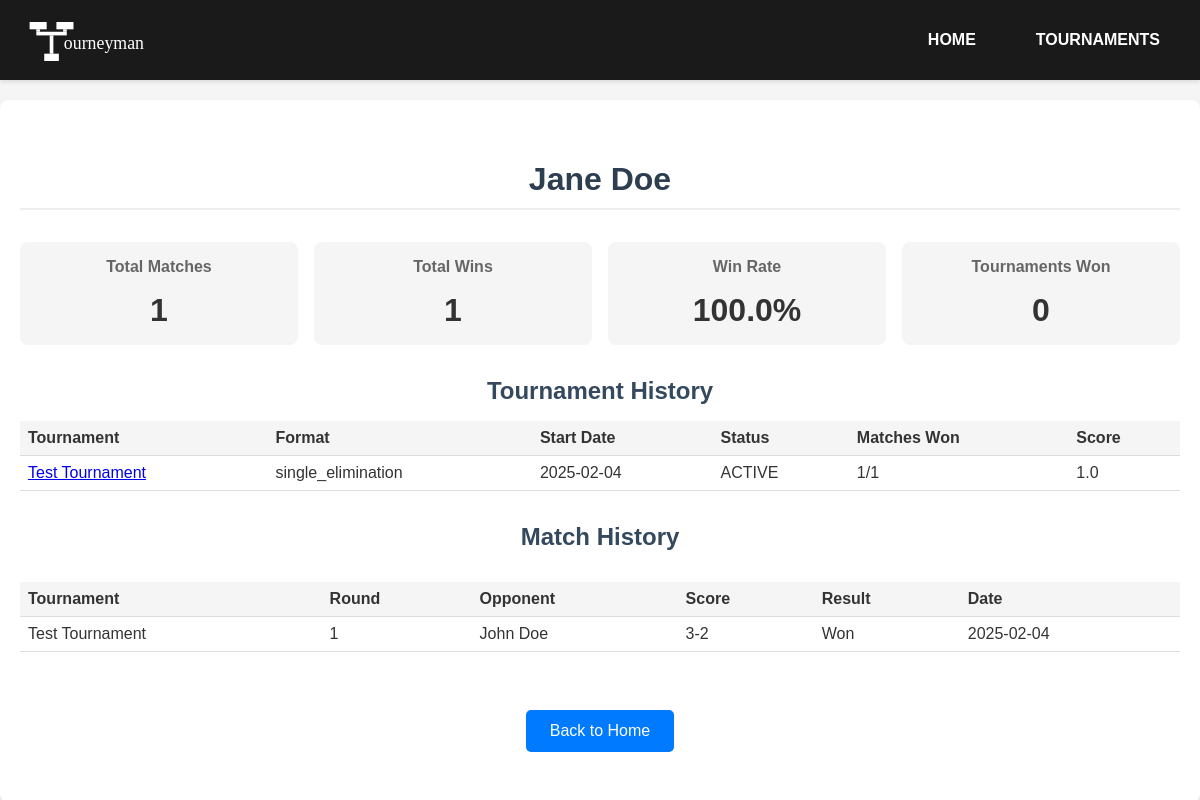
Page /player/Jane Doe on the committed database.
### app.py (models this page shows, shortened)
class Tournament(db.Model):
    id = db.Column(db.Integer, primary_key=True)
    tournament_id = db.Column(db.Integer, nullable=False, unique=True)
    name = db.Column(db.String(100), nullable=False)
    tFormat = db.Column(db.String(80), nullable=False)
    status = db.Column(db.String(20), nullable=False, default='PENDING')  # PENDING, ACTIVE, COMPLETED
    start_date = db.Column(db.DateTime, nullable=False)
    end_date = db.Column(db.DateTime, nullable=True)
    current_winners_round = db.Column(db.Integer, default=1)
    current_losers_round = db.Column(db.Integer, default=0)  # 0 means no losers bracket yet
    current_round = db.Column(db.Integer, default=1)  # For non-bracket formats
    contestants = db.relationship('Contestant', backref='tournament', lazy=True)
    matches = db.relationship('MatchResult', backref='tournament', lazy=True)

class Contestant(db.Model):
    id = db.Column(db.Integer, primary_key=True)
    player = db.Column(db.String(80), nullable=False)
    seed = db.Column(db.Integer, nullable=True)
    tournament_id = db.Column(db.Integer, db.ForeignKey('tournament.tournament_id'), nullable=False)
    score = db.Column(db.Float, default=0.0)
    matches_played = db.Column(db.Integer, default=0)
    matches_won = db.Column(db.Integer, default=0)
    matches_drawn = db.Column(db.Integer, default=0)  # For Swiss/Round Robin
    losses = db.Column(db.Integer, default=0)
    active = db.Column(db.Boolean, default=True)
    status = db.Column(db.String(20), nullable=True)  # Nullable for non-bracket formats
    matches_as_player1 = db.relationship('MatchResult',
                                       foreign_keys='MatchResult.player1_id',
                                       backref='player1_contestant',
                                       lazy=True)
    matches_as_player2 = db.relationship('MatchResult',
                                       foreign_keys='MatchResult.player2_id',
                                       backref='player2_contestant',
                                       lazy=True)
    __table_args__ = (
        db.UniqueConstraint('tournament_id', 'player', name='unique_tournament_player'),
    )

class MatchResult(db.Model):
    id = db.Column(db.Integer, primary_key=True)
    tournament_id = db.Column(db.Integer, db.ForeignKey('tournament.tournament_id'), nullable=False)
    round_number = db.Column(db.Integer, nullable=False)
    bracket = db.Column(db.String(20), nullable=True)  # Nullable for non-bracket formats
    player1_id = db.Column(db.Integer, db.ForeignKey('contestant.id'), nullable=False)
    player2_id = db.Column(db.Integer, db.ForeignKey('contestant.id'), nullable=True)  # Nullable for byes
    player1 = db.Column(db.String(80), nullable=False)
    player2 = db.Column(db.String(80), nullable=True)  # Nullable for byes
    winner = db.Column(db.String(80), nullable=True)
    loser = db.Column(db.String(80), nullable=True)
    score = db.Column(db.String(100), nullable=True)
    is_draw = db.Column(db.Boolean, default=False)  # For Swiss/Round Robin
    status = db.Column(db.String(20), nullable=False, default='SCHEDULED')
    scheduled_time = db.Column(db.DateTime, nullable=True)
    completion_time = db.Column(db.DateTime, nullable=True)
    __table_args__ = (
        db.CheckConstraint(
            """
            (player2 IS NULL AND status = 'BYE' AND winner = player1 AND loser IS NULL) OR
            (player2 IS NOT NULL AND status != 'BYE' AND
             ((is_draw = true AND winner IS NULL AND loser IS NULL) OR
              (is_draw = false AND winner IN (player1, player2) AND loser IN (player1, player2))))
            """,
            name='valid_match_state'
        ),
    )

### app.py (the view)
@app.route('/player/<player_name>')
def player_stats(player_name):
    player_tournaments = db.session.query(Tournament).join(
        Contestant, Tournament.tournament_id == Contestant.tournament_id
    ).filter(Contestant.player == player_name).all()
    total_matches = 0
    total_wins = 0
    tournaments_won = 0
    for tournament in player_tournaments:
        contestant = next(c for c in tournament.contestants if c.player == player_name)
        total_matches += contestant.matches_played
        total_wins += contestant.matches_won
        if tournament.status == 'COMPLETED':
            max_score = max(c.score for c in tournament.contestants)
            if contestant.score == max_score:
                tournaments_won += 1
    win_rate = (total_wins / total_matches * 100) if total_matches > 0 else 0
    matches = db.session.query(MatchResult).filter(
        db.or_(
            MatchResult.player1 == player_name,
            MatchResult.player2 == player_name
        )
    ).order_by(MatchResult.completion_time.desc()).all()
    return render_template(
        'player_stats.html',
        player_name=player_name,
        tournaments=player_tournaments,
        matches=matches,
        total_matches=total_matches,
        total_wins=total_wins,
        tournaments_won=tournaments_won,
        win_rate=round(win_rate, 2)
    )

### templates/player_stats.html (shortened to what this page needs)
{% extends "base.html" %}
{% block content %}
<div class="container">
    <h1>{{ player_name }}</h1>
    <div class="stats-summary">
        <div class="stat-box">
            <h3>Total Matches</h3>
            <p>{{ total_matches }}</p>
        </div>
        <div class="stat-box">
            <h3>Total Wins</h3>
            <p>{{ total_wins }}</p>
        </div>
        <div class="stat-box">
            <h3>Win Rate</h3>
            <p>{{ win_rate }}%</p>
        </div>
        <div class="stat-box">
            <h3>Tournaments Won</h3>
            <p>{{ tournaments_won }}</p>
        </div>
    </div>
    <div class="tournaments-section">
        <h2>Tournament History</h2>
        <table>
            <thead>
                <tr>
                    <th>Tournament</th>
                    <th>Format</th>
                    <th>Start Date</th>
                    <th>Status</th>
                    <th>Matches Won</th>
                    <th>Score</th>
                </tr>
            </thead>
            <tbody>
                {% for tournament in tournaments|sort(attribute='start_date', reverse=True) %}
                <tr>
                    <td><a href="{{ url_for('tournament_details', tournament_id=tournament.tournament_id) }}">{{ tournament.name }}</a></td>
                    <td>{{ tournament.tFormat }}</td>
                    <td>{{ tournament.start_date.strftime('%Y-%m-%d') }}</td>
                    <td>{{ tournament.status }}</td>
                    {% for contestant in tournament.contestants %}
                        {% if contestant.player == player_name %}
                        <td>{{ contestant.matches_won }}/{{ contestant.matches_played }}</td>
                        <td>{{ contestant.score }}</td>
                        {% endif %}
                    {% endfor %}
                </tr>
                {% endfor %}
            </tbody>
        </table>
    </div>
    <div class="match-history">
        <h2>Match History</h2>
        <div class="matches-container">
            <table>
                <thead>
                    <tr>
                        <th>Tournament</th>
                        <th>Round</th>
                        <th>Opponent</th>
                        <th>Score</th>
                        <th>Result</th>
                        <th>Date</th>
                    </tr>
                </thead>
                <tbody>
                    {% for match in matches %}
                    <tr>
                        {% set tournament = tournaments|selectattr('tournament_id', 'eq', match.tournament_id)|first %}
                        <td>{{ tournament.name }}</td>
                        <td>{{ match.round_number }}</td>
                        <td>
                            {% if match.player1 == player_name %}
                                {{ match.player2 if match.player2 else 'BYE' }}
                            {% else %}
                                {{ match.player1 }}
                            {% endif %}
                        </td>
                        <td>{{ match.score }}</td>
                        <td>
                            {% if match.is_draw %}
                                Draw
                            {% elif match.winner == player_name %}
                                Won
                            {% else %}
                                Lost
                            {% endif %}
                        </td>
                        <td>{{ match.completion_time.strftime('%Y-%m-%d') }}</td>
                    </tr>
                    {% endfor %}
                </tbody>
            </table>
        </div>
    </div>
    <div class="actions">
        <a href="{{ url_for('index') }}" class="link">Back to Home</a>
    </div>
</div>
{% endblock %}

### static/css/style.css (style rules this page uses)
body { font-family: Arial, sans-serif; margin: 0; padding-top: 100px; background-color: #f5f5f5; color: #333; }
.container { max-width: 1200px; margin: 0 auto; padding: 40px 20px; background-color: white; border-radius: 8px; box-shadow: 0 2px 4px rgba(0, 0, 0, 0.1); text-align: center; }
h1 { color: #2c3e50; margin-bottom: 30px; padding-bottom: 10px; border-bottom: 2px solid #eee; }
h2 { color: #34495e; margin: 25px 0 15px; }
h3 { color: #455a64; margin: 20px 0 10px; }
.button, .link { display: inline-block; margin: 10px; padding: 12px 24px; background-color: #007BFF; color: white; text-decoration: none; border-radius: 5px; border: none; cursor: pointer; transition: background-color 0.2s; }

### templates/player_stats.html (style rules this page uses)
.stats-summary { display: flex; justify-content: space-between; margin: 2em 0; gap: 1em; }
.stat-box { flex: 1; padding: 1em; background-color: #f5f5f5; border-radius: 8px; text-align: center; }
.stat-box h3 { margin: 0; font-size: 1em; color: #666; }
.stat-box p { margin: 0.5em 0 0; font-size: 2em; font-weight: bold; color: #333; }
.tournaments-section, .match-history { margin: 2em 0; }
.matches-container { max-height: 400px; overflow-y: auto; }
table { width: 100%; border-collapse: collapse; margin: 1em 0; }
th, td { padding: 8px; text-align: left; border-bottom: 1px solid #ddd; }
th { background-color: #f5f5f5; position: sticky; top: 0; }
.actions { margin-top: 2em; }

### rows in the picture
Tournament: name "Test Tournament", tFormat "single_elimination", start_date "2025-02-04", status "ACTIVE"
Contestant: matches_won "1", matches_played "1", score "1.0"
MatchResult: round_number "1", player2 "John Doe", score "3-2", is_draw "Won", completion_time "2025-02-04"

### other values in the picture
{{ player_name }} "Jane Doe"
{{ total_matches }} "1"
{{ total_wins }} "1"
{{ win_rate }} "100.0"
{{ tournaments_won }} "0"
